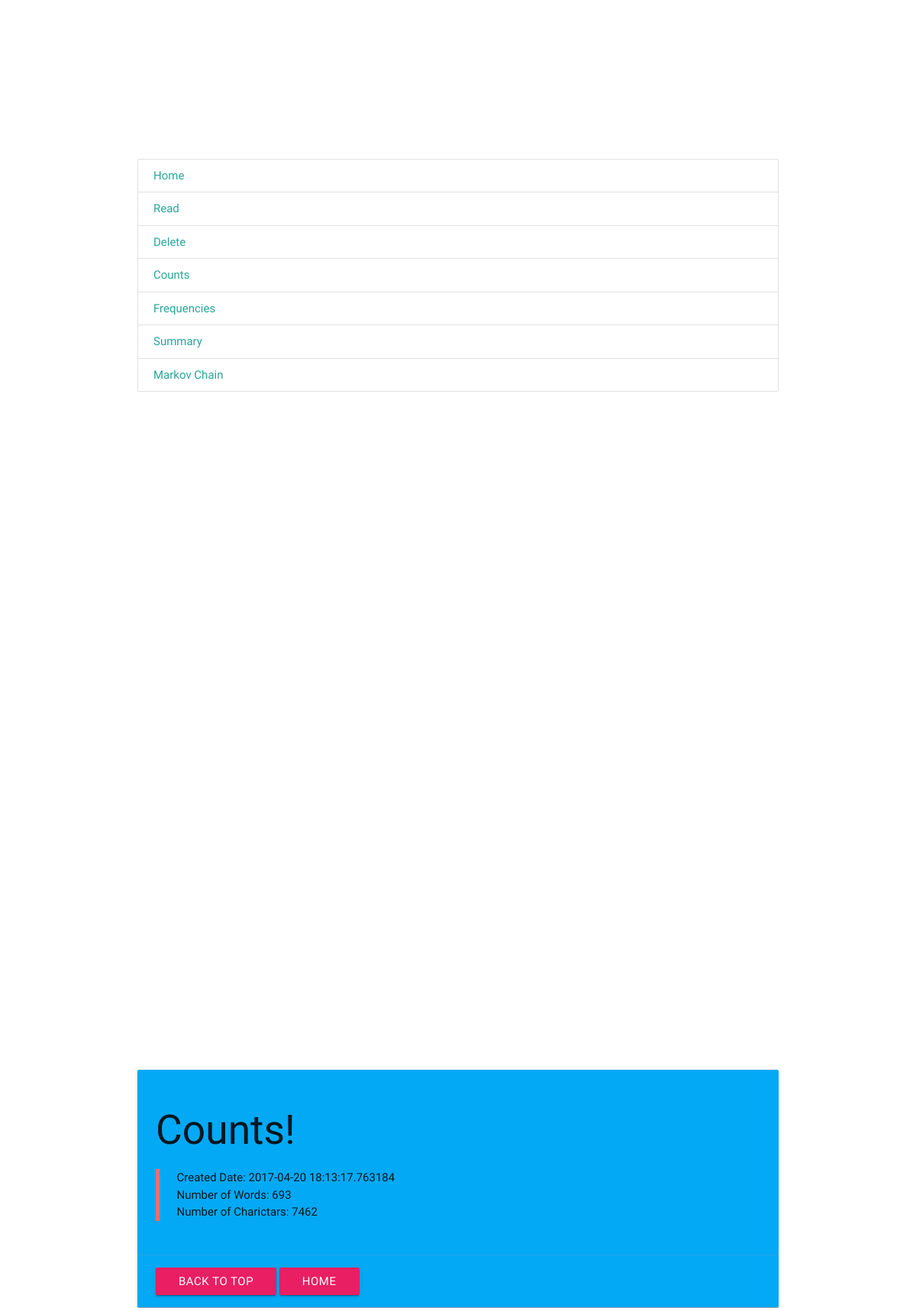
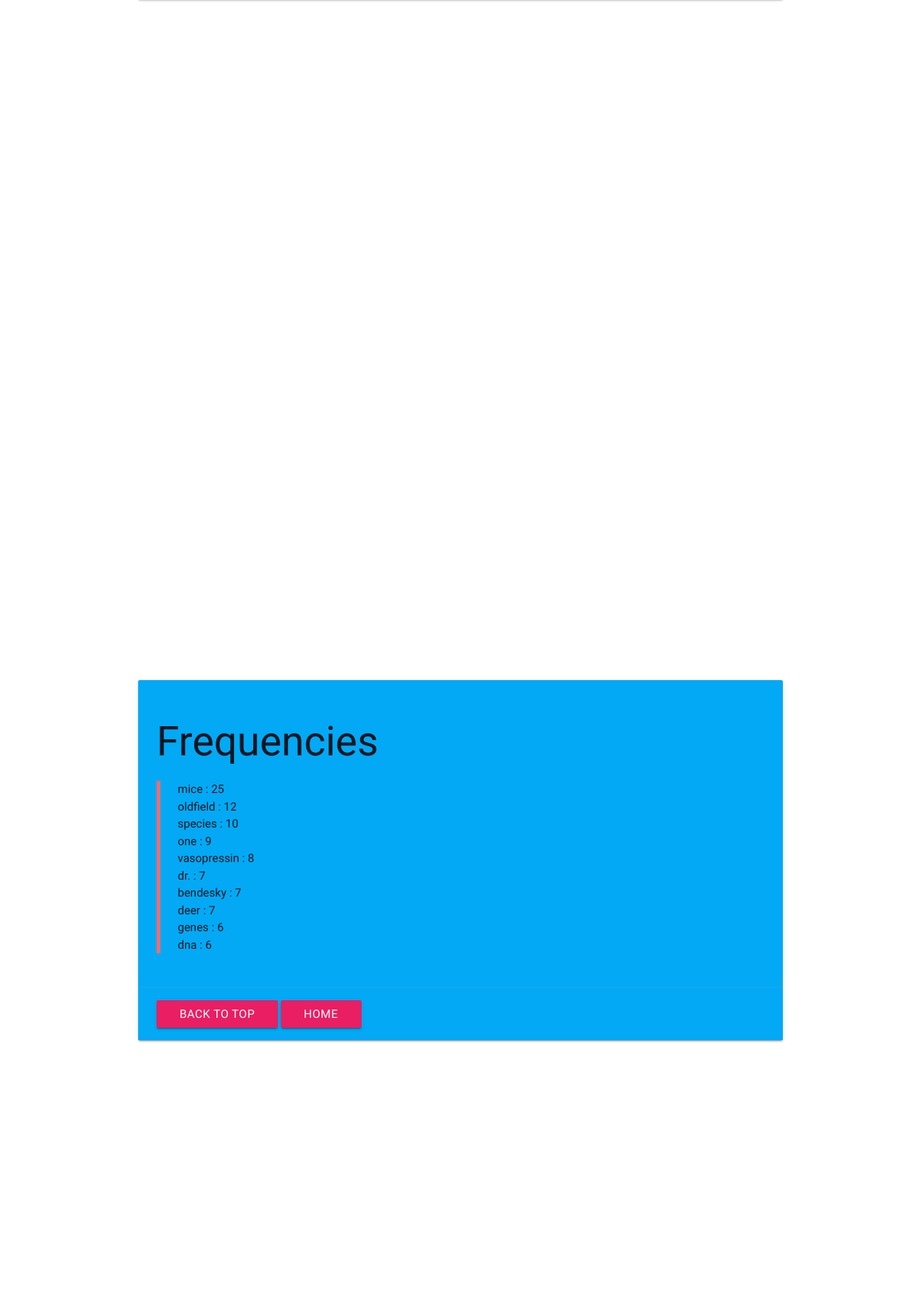
/extras/8 (signed in, upper part), run on the app's committed database (2 pictures, top to bottom).
### pocket_clone.py (models this page shows)
class Article(Model):
    title = CharField()
    head = TextField()
    user = ForeignKeyField(User, related_name='articles')
    link = TextField()
    html_clean = TextField()
    text = TextField()
    summary = TextField()
    Markov = TextField()
    date_created = DateTimeField(default=datetime.datetime.now)
    num_chars = TextField()
    num_words = TextField()
    f_dist = TextField()
    class Meta:
        database = db

### pocket_clone.py (the view)
@app.route("/extras/<a>")
def extras(a):
    try:
        article = Article.get(id=a)
        return render_template("extras.html", article=article)
    except:
        return "error"

### pocket_clone.py (called while the page is built)
@app.before_request
def before_request():
    db.connect()
    db.create_tables([User, Article], safe=True)

@app.teardown_request
def teardown_request(exception):
    db.close()

### templates/extras.html (shortened to what this page needs)
<html>
<head>
    <link rel="stylesheet" href="{{ url_for('static', filename='css/pocket_clone.css') }}">
</head>
<body>
    <div id="extras-page">
        <div id="table-of-contents">
            <a class="collection-item" href="/home"> Home </a>
            <a class="collection-item" href="/{{article.id}}">Read</a>
            <a class="collection-item" href="/delete/{{article.id}}">Delete</a>
            <a class="collection-item" href="#counts-anchor">Counts</a>
            <a class="collection-item" href="#frequencies-anchor">Frequencies</a>
            <a class="collection-item" href="#summary-anchor">Summary</a>
            <a class="collection-item" href="#markov-anchor">Markov Chain</a>
        </div>
        <div id="counts">
            <div class="card-content">
                <h2>Counts!  </h2>
                <blockquote>
                <p> Created Date: {{article.date_created}} </p>
                <p> Number of Words: {{article.num_words}} </p>
                <p> Number of Charictars: {{article.num_chars}} </p>
                </blockquote>
            </div>
            <div class="card-action">
                <a class="extras-nav-button" href="#table-of-contents-anchor"> Back to Top </a>
                <a class="extras-nav-button" href="/home"> Home </a>
            </div>
        </div>
        <div id="frequencies">
            <div class="card-content">
                <h2> Frequencies</h2>
                <blockquote> {{article.f_dist | safe}} </blockquote>
            </div>
            <div class="card-action">
                <a class="extras-nav-button" href="#table-of-contents-anchor"> Back to Top </a>
                <a class="extras-nav-button" href="/home"> Home </a>
            </div>
        </div>
    </div>
</body>

### data on the page
Article: date_created "2017-04-20 18:13:17.763184", num_words "693", num_chars "7462", f_dist "mice : 25 oldfield : 12 species : 10 one : 9 vasopressin : 8 dr. : 7 bendesky : 7 deer : 7 genes : 6 dna : 6"
